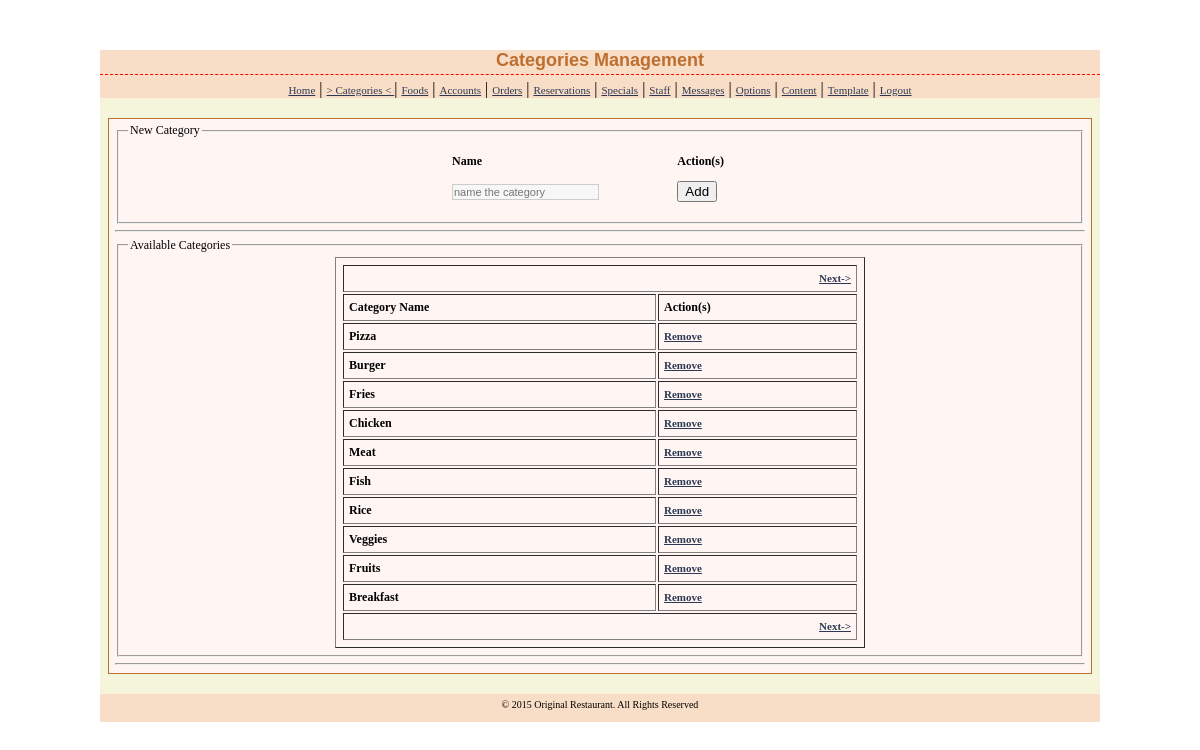
The app's page /admin/categories.php (signed in) with its own data.
### tables this page shows
CREATE TABLE IF NOT EXISTS `categories` (
  `category_id` int(15) NOT NULL AUTO_INCREMENT,
  `category_name` varchar(45) NOT NULL,
  PRIMARY KEY (`category_id`)
);

CREATE TABLE IF NOT EXISTS `content` (
  `content_id` int(1) NOT NULL DEFAULT '1',
  `display_name` varchar(55) NOT NULL DEFAULT 'undefined',
  `home_title` varchar(100) NOT NULL DEFAULT 'undefined',
  `home_subtitle` varchar(1000) NOT NULL DEFAULT 'undefined',
  `about_description` varchar(2500) NOT NULL DEFAULT 'undefined',
  `about_mission` varchar(2500) NOT NULL DEFAULT 'undefined',
  `about_vision` varchar(2500) NOT NULL DEFAULT 'undefined',
  `contacts` varchar(250) NOT NULL DEFAULT 'undefined',
  `contact_location` varchar(45) NOT NULL DEFAULT 'undefined',
  `specials_description` varchar(1000) NOT NULL DEFAULT 'undefined',
  `myaccount_description` varchar(1000) NOT NULL DEFAULT 'undefined',
  `myprofile_description` varchar(1000) NOT NULL DEFAULT 'undefined',
  `inbox_description` varchar(1000) NOT NULL DEFAULT 'undefined',
  `tables_description` varchar(1000) NOT NULL DEFAULT 'undefined',
  `partyhalls_description` varchar(1000) NOT NULL DEFAULT 'undefined',
  `rating_description` varchar(1000) NOT NULL DEFAULT 'undefined',
  `others_address` varchar(1000) NOT NULL DEFAULT 'undefined',
  `others_loggedout` varchar(1000) NOT NULL DEFAULT 'undefined',
  `others_accessdenied` varchar(1000) NOT NULL DEFAULT 'undefined',
  PRIMARY KEY (`content_id`)
);

### admin/locale.php (called while the page is built, shortened)
<?php
    $content=mysql_query("SELECT * FROM content");
	if ($content){
		$content_active=mysql_fetch_array($content);
		$name = $content_active['display_name'];
			}
		else{
			die("Something went wrong while loading content ... the MySql error is " . mysql_error());
		}
?>

### admin/categories.php (the view, shortened to what this page needs)
<?php
	require_once('locale.php');
?>
<?PHP
if (!isset($_GET['startrow']) or !is_numeric($_GET['startrow'])) {
  $startrow = 0;
} else {
  $startrow = (int)$_GET['startrow'];
}
?>
<?php
$result=mysql_query("SELECT * FROM categories LIMIT $startrow, 10")
or die("There are no records to display ... \n" . mysql_error());
?>
<!DOCTYPE html>
<html>
<head>
<link href="stylesheets/admin_styles.css" rel="stylesheet" type="text/css" />
</head>
<body>
<div id="page">
<div id="header">
<h1>Categories Management</h1>
<a href="index.php">Home</a> | <a href="categories.php"> > Categories < </a> | <a href="foods.php">Foods</a> | <a href="accounts.php">Accounts</a> | <a href="orders.php">Orders</a> | <a href="reservations.php">Reservations</a> | <a href="specials.php">Specials</a> | <a href="allocation.php">Staff</a> | <a href="messages.php">Messages</a> | <a href="options.php">Options</a> | <a href="content.php">Content</a> | <a href="template.php">Template</a> | <a href="logout.php">Logout</a>
</div>
<div id="container">
<fieldset><legend>New Category</legend>
<table width="320" align="center">
<form name="categoryForm" id="categoryForm" action="categories-exec.php" method="post" onsubmit="return categoriesValidate(this)">
<tr>
    <th>Name</th>
    <th>Action(s)</th>
</tr>
<tr>
    <td><input type="text" name="name" class="textfield" maxlength="15" placeholder="name the category" required/></td>
    <td><input type="submit" name="Submit" value="Add" /></td>
</tr>
</form>
</table>
</fieldset>
<hr>
<fieldset><legend>Available Categories</legend>
<table width="530" align="center" border="1">
	<tr>
		<td colspan="2" align="right">
			<?PHP
			$prev = $startrow - 10;
			if ($prev < 0)
			echo '<a href="'.$_SERVER['PHP_SELF'].'?startrow='.($startrow+10).'">Next-></a>';
			?>
		</td>
	</tr>
<tr>
<th>Category Name</th>
<th>Action(s)</th>
</tr>
<?php
while ($row=mysql_fetch_array($result)){
echo "<tr>";
echo "<td>" . $row['category_name']."</td>";
echo '<td><a href="delete-category.php?id=' . $row['category_id'] . '">Remove</a></td>';
echo "</tr>";
}
?>
	<tr>
		<td colspan="2" align="right">
			<?PHP
			$prev = $startrow - 10;
			if ($prev < 0)
			echo '<a href="'.$_SERVER['PHP_SELF'].'?startrow='.($startrow+10).'">Next-></a>';
			?>
		</td>
	</tr>
</table>
</fieldset>
<hr>
</div>
<div id="footer">
<div class="bottom_addr">&copy; <?php echo date("Y") . " " . $name ?>. All Rights Reserved</div>
</div>
</div>
</body>
</html>

### admin/stylesheets/admin_styles.css (style rules this page uses)
.textfield { font-size: 11px; color: #333333; background: #F7F7F7; border: 1px solid #CCCCCC; padding-left: 1px; }
.bottom_addr { font-size: 11px; color: #000; padding: 5px 0 12px 0; text-align:center; font-size:10px; }
h1 { color: #bd6f2f; margin: 0px 0px 5px; padding: 0px 0px 3px; font: bold 18px Verdana, Arial, Helvetica, sans-serif; border-bottom: 1px dashed red; text-align:center; }
a { color: #2D3954; font-size: 11px; }
table,th,td { font-weight: bold; padding:5px; }
#page { width:1000px; margin:0 auto; margin-top:50px; padding-top:0px; background: beige; height:auto; }
#header { text-align:center; background:#f9dec7; }
#container { border:#bd6f2f solid 1px; padding:4px 6px 2px 6px; width:970px; margin:0 auto; background:#fff6f3; font-size:12px; text-align:justify; margin-top:20px; }
#footer { width:1000px; margin:0 auto; margin-top:20px; background:#f9dec7; }

### records on screen
categories: category_name "Pizza"
categories: category_name "Burger"
categories: category_name "Fries"
categories: category_name "Chicken"
categories: category_name "Meat"
categories: category_name "Fish"
categories: category_name "Rice"
categories: category_name "Veggies"
categories: category_name "Fruits"
categories: category_name "Breakfast"
content: display_name "Original Restaurant"
